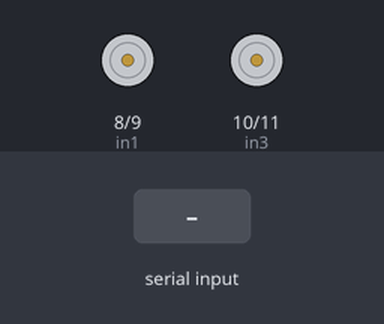
This sketch was run on a simulated Arduino Uno, built with avr-gcc and run on an emulated ATmega328P. Shown: motor-driver pin pairs drawn as motors (green arrow = first pin HIGH = forward, orange = second pin HIGH = backward, longer = more drive, scaled by the enable pin). Inputs (shaded band) come from the test bench.

Above: at 1.2 s.
1.3 s: "F" received over Serial
At 1.7 s:
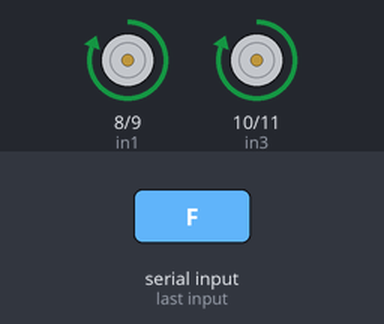
2.8 s: "B" received over Serial
At 4.0 s:
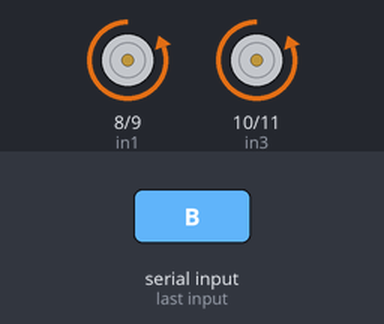
4.3 s: "L" received over Serial
At 5.2 s:
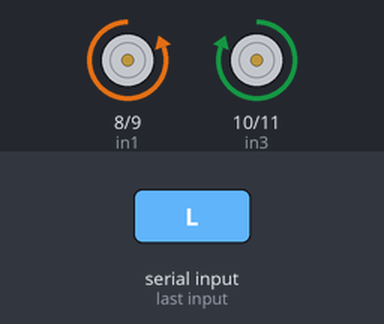
5.8 s: "R" received over Serial
At 6.3 s:
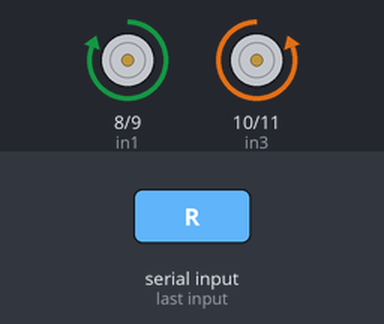
7.3 s: "S" received over Serial
At 8.6 s:
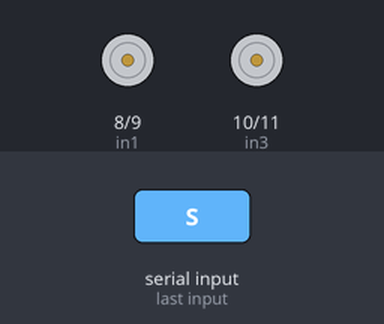
Timing chart, 0 to 9.8 s (numbered marks = the images above; inputs shaded):
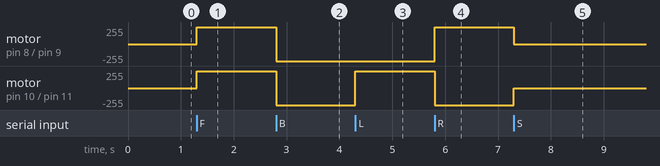

Measured:
- after the input at 1.3 s, motor on pin 8 (in1) / pin 9 (in2), motor on pin 10 (in3) / pin 11 (in4): stopped → forward 255/255 at once
- after the input at 2.8 s, motor on pin 8 (in1) / pin 9 (in2), motor on pin 10 (in3) / pin 11 (in4): forward 255/255 → backward 255/255 at once
- after the input at 4.3 s, motor on pin 10 (in3) / pin 11 (in4): backward 255/255 → forward 255/255 at once
- after the input at 5.8 s, motor on pin 8 (in1) / pin 9 (in2): backward 255/255 → forward 255/255 at once; motor on pin 10 (in3) / pin 11 (in4): forward 255/255 → backward 255/255 at once
- after the input at 7.3 s, motor on pin 8 (in1) / pin 9 (in2): forward 255/255 → stopped at once; motor on pin 10 (in3) / pin 11 (in4): backward 255/255 → stopped at once

The sketch:

btcar.ino
```cpp
char data = 0;  // Variable for storing received data
int speedA = 255; // Speed for motor A
int speedB = 255; // Speed for motor B

// Motor A connections
int enA = 5;
int in1 = 8;
int in2 = 9;

// Motor B connections
int enB = 6;
int in3 = 10;
int in4 = 11;

void setup() {
  // Set all the motor control pins to outputs
  pinMode(enA, OUTPUT);
  pinMode(in1, OUTPUT);
  pinMode(in2, OUTPUT);
  pinMode(enB, OUTPUT);
  pinMode(in3, OUTPUT);
  pinMode(in4, OUTPUT);

  // Start the serial communication to listen for commands
  Serial.begin(9600);
}

void loop() {
  // Check if any data is available to read
  if (Serial.available() > 0) {
    data = Serial.read();  // Read the incoming data

    // Control the motors based on the received data
    switch(data) {
      case 'F': // Move forward
        digitalWrite(in1, HIGH);
        digitalWrite(in2, LOW);
        analogWrite(enA, speedA); // Adjust speed if needed
        digitalWrite(in3, HIGH);
        digitalWrite(in4, LOW);
        analogWrite(enB, speedB); // Adjust speed if needed
        break;

      case 'B': // Move backward
        digitalWrite(in1, LOW);
        digitalWrite(in2, HIGH);
        analogWrite(enA, speedA); // Adjust speed if needed
        digitalWrite(in3, LOW);
        digitalWrite(in4, HIGH);
        analogWrite(enB, speedB); // Adjust speed if needed
        break;

      case 'L': // Turn left
        digitalWrite(in1, LOW);
        digitalWrite(in2, HIGH);
        analogWrite(enA, speedA); // Adjust speed if needed
        digitalWrite(in3, HIGH);
        digitalWrite(in4, LOW);
        analogWrite(enB, speedB); // Adjust speed if needed
        break;


      case 'R': // Turn right
        digitalWrite(in1, HIGH);
        digitalWrite(in2, LOW);
        analogWrite(enA, speedA); // Adjust speed if needed
        digitalWrite(in3, LOW);
        digitalWrite(in4, HIGH);
        analogWrite(enB, speedB); // Adjust speed if needed
        break;

      case 'S': // Stop
        digitalWrite(in1, LOW);
        digitalWrite(in2, LOW);
        analogWrite(enA, 0);
        digitalWrite(in3, LOW);
        digitalWrite(in4, LOW);
        analogWrite(enB, 0);
        break;

      case '1': // Set speed to level 1
        setSpeedLevel(1);
        break;

      case '2': // Set speed to level 2
        setSpeedLevel(2);
        break;

      case '3': // Set speed to level 3
        setSpeedLevel(3);
        break;

      case '4': // Set speed to level 4
        setSpeedLevel(4);
        break;

      case '5': // Set speed to level 5
        setSpeedLevel(5);
        break;

      case '6': // Set speed to level 6
        setSpeedLevel(6);
        break;

      case '7': // Set speed to level 7
        setSpeedLevel(7);
        break;

      case '8': // Set speed to level 8
        setSpeedLevel(8);
        break;

      case '9': // Set speed to level 9
        setSpeedLevel(9);
        break;
    }
  }
}

void setSpeedLevel(int level) {
  // Map the level (1-9) to a PWM value (0-255)
  int pwmValue = map(level, 1, 9, 0, 255);
  speedA = pwmValue;
  speedB = pwmValue;
}
```
